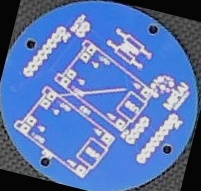
#> input picture AI/imagenes_aumentadas_buenos/b10_aug_0.jpg, 201 x 191 px; its folder holds 4 pictures in this run
$ python ExtraerCaracteristicas2.py
#> lines starting #> are read from the running program, lines starting #| are printed output that depends on the picture
import cv2
import os
import pandas as pd

# Definir las rutas de las carpetas de imágenes aumentadas
ruta_buenos = os.path.join(os.getcwd(), "imagenes_aumentadas_buenos")
ruta_defectuosos = os.path.join(os.getcwd(), "imagenes_aumentadas_defectuosos")

# Lista para almacenar características
caracteristicas = []

# Función para extraer características y asignar etiquetas
def extraer_caracteristicas(nombre_archivo, etiqueta):
    # Cargar la imagen en escala de grises
#> called with etiqueta = 'bueno'
    img = cv2.imread(nombre_archivo, cv2.IMREAD_GRAYSCALE)
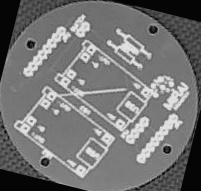
#> img: shape (191, 201); min 1, max 231, mean 115.8

    # Encontrar contornos en la imagen
    contours, _ = cv2.findContours(img, cv2.RETR_EXTERNAL, cv2.CHAIN_APPROX_SIMPLE)
#> contours = [[[0, 0], [0, 190], [200, 190], [200, 0]]]

    # Extraer características
    num_contornos = len(contours)
#> num_contornos = 1
    area_total = sum(cv2.contourArea(contour) for contour in contours)
#> area_total = 38000
    perimetro_promedio = sum(cv2.arcLength(contour, True) for contour in contours) / num_contornos if num_contornos > 0 else 0
#> perimetro_promedio = 780
    densidad_contornos = area_total / num_contornos if num_contornos > 0 else 0
#> densidad_contornos = 38000

    # Guardar las características y la etiqueta en un diccionario
    return {
        "archivo": os.path.basename(nombre_archivo),
        "num_contornos": num_contornos,
        "area_total": area_total,
        "perimetro_promedio": perimetro_promedio,
        "densidad_contornos": densidad_contornos,
        "etiqueta": etiqueta
    }

# Procesar imágenes de circuitos buenos
for archivo in os.listdir(ruta_buenos):
    ruta_imagen = os.path.join(ruta_buenos, archivo)
    if ruta_imagen.endswith(".jpg") or ruta_imagen.endswith(".png"):
        caracteristicas_imagen = extraer_caracteristicas(ruta_imagen, "bueno")
#> caracteristicas_imagen = {'archivo': 'b10_aug_0.jpg', 'num_contornos': 1, 'area_total': 38000, 'perimetro_promedio': 780, 'densidad_contornos': 38000, 'etiqueta': 'bueno'}
        caracteristicas.append(caracteristicas_imagen)
#> pass 2 of the loop `for archivo in os.listdir(ruta_buenos):`:
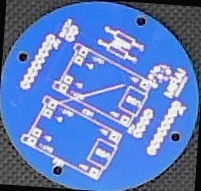
#> input picture AI/imagenes_aumentadas_buenos/b10_aug_1.jpg, 201 x 191 px
#> in extraer_caracteristicas (call 2), `img = cv2.imread(nombre_archivo, cv2.IMREAD_GRAYSCALE)`:
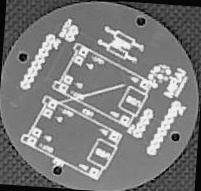
#> img: shape (191, 201); min 0, max 245, mean 123
#> caracteristicas_imagen = {'archivo': 'b10_aug_1.jpg', 'num_contornos': 1, 'area_total': 38000, 'perimetro_promedio': 780, 'densidad_contornos': 38000, 'etiqueta': 'bueno'}
#> pass 3 of the loop `for archivo in os.listdir(ruta_buenos):`:
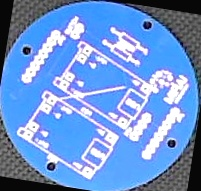
#> input picture AI/imagenes_aumentadas_buenos/b10_aug_2.jpg, 201 x 191 px
#> in extraer_caracteristicas (call 3), `img = cv2.imread(nombre_archivo, cv2.IMREAD_GRAYSCALE)`:
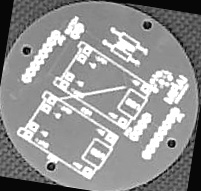
#> img: shape (191, 201); min 0, max 255, mean 144.8
#> caracteristicas_imagen = {'archivo': 'b10_aug_2.jpg', 'num_contornos': 1, 'area_total': 38000, 'perimetro_promedio': 780, 'densidad_contornos': 38000, 'etiqueta': 'bueno'}
#> the loop made 4 passes; the first 3 are shown

# Procesar imágenes de circuitos defectuosos
#> (the run stopped early here; a loop or call above may not have finished)
